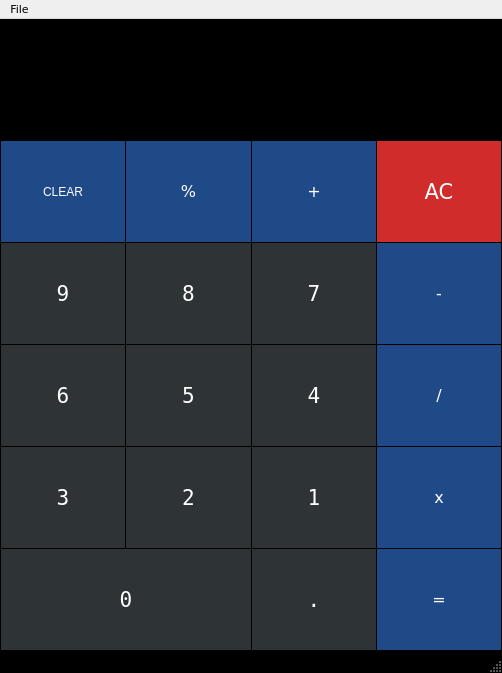
<?xml version="1.0" encoding="UTF-8"?>
<ui version="4.0">
 <class>MainWindow</class>
 <widget class="QMainWindow" name="MainWindow">
  <property name="geometry">
   <rect>
    <x>0</x>
    <y>0</y>
    <width>502</width>
    <height>673</height>
   </rect>
  </property>
  <property name="windowTitle">
   <string>Calculator</string>
  </property>
  <property name="styleSheet">
   <string notr="true">#MainWindow
{
	background:black;
}</string>
  </property>
  <widget class="QWidget" name="centralwidget">
   <layout class="QGridLayout" name="gridLayout">
    <property name="leftMargin">
     <number>1</number>
    </property>
    <property name="topMargin">
     <number>1</number>
    </property>
    <property name="rightMargin">
     <number>1</number>
    </property>
    <property name="bottomMargin">
     <number>1</number>
    </property>
    <property name="spacing">
     <number>1</number>
    </property>
    <item row="11" column="0">
     <widget class="QPushButton" name="pushButton_9">
      <property name="sizePolicy">
       <sizepolicy hsizetype="Minimum" vsizetype="Preferred">
        <horstretch>0</horstretch>
        <verstretch>0</verstretch>
       </sizepolicy>
      </property>
      <property name="font">
       <font>
        <family>DejaVu Sans Mono</family>
        <pointsize>16</pointsize>
        <weight>50</weight>
        <italic>false</italic>
        <bold>false</bold>
       </font>
      </property>
      <property name="autoFillBackground">
       <bool>false</bool>
      </property>
      <property name="styleSheet">
       <string notr="true">QPushButton

{
	border:none;
	background-color:rgb(46, 52, 54);
	color:white;
	font: 16pt &quot;DejaVu Sans Mono&quot;;
}

QPushButton:pressed {
    background-color: rgb(136, 138, 133);
	color:black;
	font: 16pt &quot;DejaVu Sans Mono&quot;;
}</string>
      </property>
      <property name="text">
       <string>9</string>
      </property>
      <property name="autoDefault">
       <bool>false</bool>
      </property>
      <property name="default">
       <bool>false</bool>
      </property>
      <property name="flat">
       <bool>false</bool>
      </property>
     </widget>
    </item>
    <item row="14" column="2">
     <widget class="QPushButton" name="pushButton_dot">
      <property name="sizePolicy">
       <sizepolicy hsizetype="Minimum" vsizetype="Preferred">
        <horstretch>0</horstretch>
        <verstretch>0</verstretch>
       </sizepolicy>
      </property>
      <property name="font">
       <font>
        <family>DejaVu Sans Mono</family>
        <pointsize>16</pointsize>
        <weight>50</weight>
        <italic>false</italic>
        <bold>false</bold>
       </font>
      </property>
      <property name="autoFillBackground">
       <bool>false</bool>
      </property>
      <property name="styleSheet">
       <string notr="true">QPushButton

{
	border: none;
	background-color:rgb(46, 52, 54);
	color:white;
	font: 16pt &quot;DejaVu Sans Mono&quot;;
}

QPushButton:pressed {
    background-color: rgb(136, 138, 133);
	color:black;
	font: 16pt &quot;DejaVu Sans Mono&quot;;
}</string>
      </property>
      <property name="text">
       <string>.</string>
      </property>
      <property name="autoDefault">
       <bool>false</bool>
      </property>
      <property name="default">
       <bool>false</bool>
      </property>
      <property name="flat">
       <bool>false</bool>
      </property>
     </widget>
    </item>
    <item row="12" column="2">
     <widget class="QPushButton" name="pushButton_4">
      <property name="sizePolicy">
       <sizepolicy hsizetype="Minimum" vsizetype="Preferred">
        <horstretch>0</horstretch>
        <verstretch>0</verstretch>
       </sizepolicy>
      </property>
      <property name="font">
       <font>
        <family>DejaVu Sans Mono</family>
        <pointsize>16</pointsize>
        <weight>50</weight>
        <italic>false</italic>
        <bold>false</bold>
       </font>
      </property>
      <property name="autoFillBackground">
       <bool>false</bool>
      </property>
      <property name="styleSheet">
       <string notr="true">QPushButton

{
	border:none;
	background-color:rgb(46, 52, 54);
	color:white;
	font: 16pt &quot;DejaVu Sans Mono&quot;;
}

QPushButton:pressed {
    background-color: rgb(136, 138, 133);
	color:black;
	font: 16pt &quot;DejaVu Sans Mono&quot;;
}</string>
      </property>
      <property name="text">
       <string>4</string>
      </property>
      <property name="autoDefault">
       <bool>false</bool>
      </property>
      <property name="default">
       <bool>false</bool>
      </property>
      <property name="flat">
       <bool>false</bool>
      </property>
     </widget>
    </item>
    <item row="14" column="0" colspan="2">
     <widget class="QPushButton" name="pushButton_0">
      <property name="sizePolicy">
       <sizepolicy hsizetype="Minimum" vsizetype="Preferred">
        <horstretch>0</horstretch>
        <verstretch>0</verstretch>
       </sizepolicy>
      </property>
      <property name="font">
       <font>
        <family>DejaVu Sans Mono</family>
        <pointsize>16</pointsize>
        <weight>50</weight>
        <italic>false</italic>
        <bold>false</bold>
       </font>
      </property>
      <property name="autoFillBackground">
       <bool>false</bool>
      </property>
      <property name="styleSheet">
       <string notr="true">QPushButton

{
	border: none;
	background-color:rgb(46, 52, 54);
	color:white;
	font: 16pt &quot;DejaVu Sans Mono&quot;;
}

QPushButton:pressed {
    background-color: rgb(136, 138, 133);
	color:black;
	font: 16pt &quot;DejaVu Sans Mono&quot;;
}</string>
      </property>
      <property name="text">
       <string>0</string>
      </property>
      <property name="autoDefault">
       <bool>false</bool>
      </property>
      <property name="default">
       <bool>false</bool>
      </property>
      <property name="flat">
       <bool>false</bool>
      </property>
     </widget>
    </item>
    <item row="13" column="2">
     <widget class="QPushButton" name="pushButton_1">
      <property name="sizePolicy">
       <sizepolicy hsizetype="Minimum" vsizetype="Preferred">
        <horstretch>0</horstretch>
        <verstretch>0</verstretch>
       </sizepolicy>
      </property>
      <property name="font">
       <font>
        <family>DejaVu Sans Mono</family>
        <pointsize>16</pointsize>
        <weight>50</weight>
        <italic>false</italic>
        <bold>false</bold>
       </font>
      </property>
      <property name="autoFillBackground">
       <bool>false</bool>
      </property>
      <property name="styleSheet">
       <string notr="true">QPushButton

{
	border: none;
	background-color:rgb(46, 52, 54);
	color:white;
	font: 16pt &quot;DejaVu Sans Mono&quot;;
}

QPushButton:pressed {
    background-color: rgb(136, 138, 133);
	color:black;
	font: 16pt &quot;DejaVu Sans Mono&quot;;
}</string>
      </property>
      <property name="text">
       <string>1</string>
      </property>
      <property name="autoDefault">
       <bool>false</bool>
      </property>
      <property name="default">
       <bool>false</bool>
      </property>
      <property name="flat">
       <bool>false</bool>
      </property>
     </widget>
    </item>
    <item row="13" column="0">
     <widget class="QPushButton" name="pushButton_3">
      <property name="sizePolicy">
       <sizepolicy hsizetype="Minimum" vsizetype="Preferred">
        <horstretch>0</horstretch>
        <verstretch>0</verstretch>
       </sizepolicy>
      </property>
      <property name="font">
       <font>
        <family>DejaVu Sans Mono</family>
        <pointsize>16</pointsize>
        <weight>50</weight>
        <italic>false</italic>
        <bold>false</bold>
       </font>
      </property>
      <property name="autoFillBackground">
       <bool>false</bool>
      </property>
      <property name="styleSheet">
       <string notr="true">QPushButton

{
	border: none;
	background-color:rgb(46, 52, 54);
	color:white;
	font: 16pt &quot;DejaVu Sans Mono&quot;;
}

QPushButton:pressed {
    background-color: rgb(136, 138, 133);
	color:black;
	font: 16pt &quot;DejaVu Sans Mono&quot;;
}</string>
      </property>
      <property name="text">
       <string>3</string>
      </property>
      <property name="autoDefault">
       <bool>false</bool>
      </property>
      <property name="default">
       <bool>false</bool>
      </property>
      <property name="flat">
       <bool>false</bool>
      </property>
     </widget>
    </item>
    <item row="6" column="0">
     <widget class="QPushButton" name="pushButton_clr">
      <property name="sizePolicy">
       <sizepolicy hsizetype="Minimum" vsizetype="Preferred">
        <horstretch>0</horstretch>
        <verstretch>0</verstretch>
       </sizepolicy>
      </property>
      <property name="styleSheet">
       <string notr="true">QPushButton{
	background-color:rgb(32, 74, 135);
	color:white;
	border:none;
	
	font: 12pt &quot;DejaVu Sans&quot;;
}
QPushButton:pressed{
	background-color:rgb(114, 159, 207);
	color:black;
	border:none;
}</string>
      </property>
      <property name="text">
       <string>CLEAR</string>
      </property>
     </widget>
    </item>
    <item row="12" column="0">
     <widget class="QPushButton" name="pushButton_6">
      <property name="sizePolicy">
       <sizepolicy hsizetype="Minimum" vsizetype="Preferred">
        <horstretch>0</horstretch>
        <verstretch>0</verstretch>
       </sizepolicy>
      </property>
      <property name="font">
       <font>
        <family>DejaVu Sans Mono</family>
        <pointsize>16</pointsize>
        <weight>50</weight>
        <italic>false</italic>
        <bold>false</bold>
       </font>
      </property>
      <property name="autoFillBackground">
       <bool>false</bool>
      </property>
      <property name="styleSheet">
       <string notr="true">QPushButton

{
	border: none;
	background-color:rgb(46, 52, 54);
	color:white;
	font: 16pt &quot;DejaVu Sans Mono&quot;;
}

QPushButton:pressed {
    background-color: rgb(136, 138, 133);
	color:black;
	font: 16pt &quot;DejaVu Sans Mono&quot;;
}</string>
      </property>
      <property name="text">
       <string>6</string>
      </property>
      <property name="autoDefault">
       <bool>false</bool>
      </property>
      <property name="default">
       <bool>false</bool>
      </property>
      <property name="flat">
       <bool>false</bool>
      </property>
     </widget>
    </item>
    <item row="11" column="1">
     <widget class="QPushButton" name="pushButton_8">
      <property name="sizePolicy">
       <sizepolicy hsizetype="Minimum" vsizetype="Preferred">
        <horstretch>0</horstretch>
        <verstretch>0</verstretch>
       </sizepolicy>
      </property>
      <property name="font">
       <font>
        <family>DejaVu Sans Mono</family>
        <pointsize>16</pointsize>
        <weight>50</weight>
        <italic>false</italic>
        <bold>false</bold>
       </font>
      </property>
      <property name="autoFillBackground">
       <bool>false</bool>
      </property>
      <property name="styleSheet">
       <string notr="true">QPushButton

{
	border: none;
	background-color:rgb(46, 52, 54);
	color:white;
	font: 16pt &quot;DejaVu Sans Mono&quot;;
}

QPushButton:pressed {
    background-color: rgb(136, 138, 133);
	color:black;
	font: 16pt &quot;DejaVu Sans Mono&quot;;
}</string>
      </property>
      <property name="text">
       <string>8</string>
      </property>
      <property name="autoDefault">
       <bool>false</bool>
      </property>
      <property name="default">
       <bool>false</bool>
      </property>
      <property name="flat">
       <bool>false</bool>
      </property>
     </widget>
    </item>
    <item row="14" column="3">
     <widget class="QPushButton" name="pushButton_eql">
      <property name="sizePolicy">
       <sizepolicy hsizetype="Minimum" vsizetype="Preferred">
        <horstretch>0</horstretch>
        <verstretch>0</verstretch>
       </sizepolicy>
      </property>
      <property name="font">
       <font>
        <family>DejaVu Sans</family>
        <pointsize>12</pointsize>
        <weight>50</weight>
        <italic>false</italic>
        <bold>false</bold>
       </font>
      </property>
      <property name="autoFillBackground">
       <bool>false</bool>
      </property>
      <property name="styleSheet">
       <string notr="true">QPushButton{
	background-color:rgb(32, 74, 135);
	color:white;
	border:none;
	
	font: 12pt &quot;DejaVu Sans&quot;;
}
QPushButton:pressed{
	background-color:rgb(114, 159, 207);
	color:black;
	border:none;
}</string>
      </property>
      <property name="text">
       <string>=</string>
      </property>
      <property name="autoDefault">
       <bool>false</bool>
      </property>
      <property name="default">
       <bool>false</bool>
      </property>
      <property name="flat">
       <bool>false</bool>
      </property>
     </widget>
    </item>
    <item row="11" column="3">
     <widget class="QPushButton" name="pushButton_sub">
      <property name="sizePolicy">
       <sizepolicy hsizetype="Minimum" vsizetype="Preferred">
        <horstretch>0</horstretch>
        <verstretch>0</verstretch>
       </sizepolicy>
      </property>
      <property name="font">
       <font>
        <family>DejaVu Sans</family>
        <pointsize>12</pointsize>
        <weight>50</weight>
        <italic>false</italic>
        <bold>false</bold>
       </font>
      </property>
      <property name="autoFillBackground">
       <bool>false</bool>
      </property>
      <property name="styleSheet">
       <string notr="true">QPushButton{
	background-color:rgb(32, 74, 135);
	color:white;
	border:none;
	
	font: 12pt &quot;DejaVu Sans&quot;;
}
QPushButton:pressed{
	background-color:rgb(114, 159, 207);
	color:black;
	border:none;
}</string>
      </property>
      <property name="text">
       <string>-</string>
      </property>
      <property name="autoDefault">
       <bool>false</bool>
      </property>
      <property name="default">
       <bool>false</bool>
      </property>
      <property name="flat">
       <bool>false</bool>
      </property>
     </widget>
    </item>
    <item row="11" column="2">
     <widget class="QPushButton" name="pushButton_7">
      <property name="sizePolicy">
       <sizepolicy hsizetype="Minimum" vsizetype="Preferred">
        <horstretch>0</horstretch>
        <verstretch>0</verstretch>
       </sizepolicy>
      </property>
      <property name="font">
       <font>
        <family>DejaVu Sans Mono</family>
        <pointsize>16</pointsize>
        <weight>50</weight>
        <italic>false</italic>
        <bold>false</bold>
       </font>
      </property>
      <property name="autoFillBackground">
       <bool>false</bool>
      </property>
      <property name="styleSheet">
       <string notr="true">QPushButton

{
	border:none;
	background-color:rgb(46, 52, 54);
	color:white;
	font: 16pt &quot;DejaVu Sans Mono&quot;;
}

QPushButton:pressed {
    background-color: rgb(136, 138, 133);
	color:black;
	font: 16pt &quot;DejaVu Sans Mono&quot;;
}</string>
      </property>
      <property name="text">
       <string>7</string>
      </property>
      <property name="autoDefault">
       <bool>false</bool>
      </property>
      <property name="default">
       <bool>false</bool>
      </property>
      <property name="flat">
       <bool>false</bool>
      </property>
     </widget>
    </item>
    <item row="13" column="1">
     <widget class="QPushButton" name="pushButton_2">
      <property name="sizePolicy">
       <sizepolicy hsizetype="Minimum" vsizetype="Preferred">
        <horstretch>0</horstretch>
        <verstretch>0</verstretch>
       </sizepolicy>
      </property>
      <property name="font">
       <font>
        <family>DejaVu Sans Mono</family>
        <pointsize>16</pointsize>
        <weight>50</weight>
        <italic>false</italic>
        <bold>false</bold>
       </font>
      </property>
      <property name="autoFillBackground">
       <bool>false</bool>
      </property>
      <property name="styleSheet">
       <string notr="true">QPushButton

{
	border: none;
	background-color:rgb(46, 52, 54);
	color:white;
	font: 16pt &quot;DejaVu Sans Mono&quot;;
}

QPushButton:pressed {
    background-color: rgb(136, 138, 133);
	color:black;
	font: 16pt &quot;DejaVu Sans Mono&quot;;
}</string>
      </property>
      <property name="text">
       <string>2</string>
      </property>
      <property name="autoDefault">
       <bool>false</bool>
      </property>
      <property name="default">
       <bool>false</bool>
      </property>
      <property name="flat">
       <bool>false</bool>
      </property>
     </widget>
    </item>
    <item row="12" column="1">
     <widget class="QPushButton" name="pushButton_5">
      <property name="sizePolicy">
       <sizepolicy hsizetype="Minimum" vsizetype="Preferred">
        <horstretch>0</horstretch>
        <verstretch>0</verstretch>
       </sizepolicy>
      </property>
      <property name="font">
       <font>
        <family>DejaVu Sans Mono</family>
        <pointsize>16</pointsize>
        <weight>50</weight>
        <italic>false</italic>
        <bold>false</bold>
       </font>
      </property>
      <property name="autoFillBackground">
       <bool>false</bool>
      </property>
      <property name="styleSheet">
       <string notr="true">QPushButton

{
	border: none;
	background-color:rgb(46, 52, 54);
	color:white;
	font: 16pt &quot;DejaVu Sans Mono&quot;;
}

QPushButton:pressed {
    background-color: rgb(136, 138, 133);
	color:black;
	font: 16pt &quot;DejaVu Sans Mono&quot;;
}</string>
      </property>
      <property name="text">
       <string>5</string>
      </property>
      <property name="autoDefault">
       <bool>false</bool>
      </property>
      <property name="default">
       <bool>false</bool>
      </property>
      <property name="flat">
       <bool>false</bool>
      </property>
     </widget>
    </item>
    <item row="13" column="3">
     <widget class="QPushButton" name="pushButton_mul">
      <property name="sizePolicy">
       <sizepolicy hsizetype="Minimum" vsizetype="Preferred">
        <horstretch>0</horstretch>
        <verstretch>0</verstretch>
       </sizepolicy>
      </property>
      <property name="font">
       <font>
        <family>DejaVu Sans</family>
        <pointsize>12</pointsize>
        <weight>50</weight>
        <italic>false</italic>
        <bold>false</bold>
       </font>
      </property>
      <property name="autoFillBackground">
       <bool>false</bool>
      </property>
      <property name="styleSheet">
       <string notr="true">QPushButton{
	background-color:rgb(32, 74, 135);
	color:white;
	border:none;
	
	font: 12pt &quot;DejaVu Sans&quot;;
}
QPushButton:pressed{
	background-color:rgb(114, 159, 207);
	color:black;
	border:none;
}</string>
      </property>
      <property name="text">
       <string>x</string>
      </property>
      <property name="autoDefault">
       <bool>false</bool>
      </property>
      <property name="default">
       <bool>false</bool>
      </property>
      <property name="flat">
       <bool>false</bool>
      </property>
     </widget>
    </item>
    <item row="12" column="3">
     <widget class="QPushButton" name="pushButton_div">
      <property name="sizePolicy">
       <sizepolicy hsizetype="Minimum" vsizetype="Preferred">
        <horstretch>0</horstretch>
        <verstretch>0</verstretch>
       </sizepolicy>
      </property>
      <property name="font">
       <font>
        <family>DejaVu Sans</family>
        <pointsize>12</pointsize>
        <weight>50</weight>
        <italic>false</italic>
        <bold>false</bold>
       </font>
      </property>
      <property name="autoFillBackground">
       <bool>false</bool>
      </property>
      <property name="styleSheet">
       <string notr="true">QPushButton{
	background-color:rgb(32, 74, 135);
	color:white;
	border:none;
	
	font: 12pt &quot;DejaVu Sans&quot;;
}
QPushButton:pressed{
	background-color:rgb(114, 159, 207);
	color:black;
	border:none;
}</string>
      </property>
      <property name="text">
       <string>/</string>
      </property>
      <property name="autoDefault">
       <bool>false</bool>
      </property>
      <property name="default">
       <bool>false</bool>
      </property>
      <property name="flat">
       <bool>false</bool>
      </property>
     </widget>
    </item>
    <item row="6" column="1">
     <widget class="QPushButton" name="pushButton_per">
      <property name="sizePolicy">
       <sizepolicy hsizetype="Minimum" vsizetype="Preferred">
        <horstretch>0</horstretch>
        <verstretch>0</verstretch>
       </sizepolicy>
      </property>
      <property name="font">
       <font>
        <family>DejaVu Sans</family>
        <pointsize>12</pointsize>
        <weight>50</weight>
        <italic>false</italic>
        <bold>false</bold>
       </font>
      </property>
      <property name="styleSheet">
       <string notr="true">QPushButton{
	background-color:rgb(32, 74, 135);
	color:white;
	border:none;
	
	font: 12pt &quot;DejaVu Sans&quot;;
}
QPushButton:pressed{
	background-color:rgb(114, 159, 207);
	color:black;
	border:none;
}</string>
      </property>
      <property name="text">
       <string>%</string>
      </property>
     </widget>
    </item>
    <item row="6" column="2">
     <widget class="QPushButton" name="pushButton_add">
      <property name="sizePolicy">
       <sizepolicy hsizetype="Minimum" vsizetype="Preferred">
        <horstretch>0</horstretch>
        <verstretch>0</verstretch>
       </sizepolicy>
      </property>
      <property name="font">
       <font>
        <family>DejaVu Sans</family>
        <pointsize>12</pointsize>
        <weight>50</weight>
        <italic>false</italic>
        <bold>false</bold>
       </font>
      </property>
      <property name="autoFillBackground">
       <bool>false</bool>
      </property>
      <property name="styleSheet">
       <string notr="true">QPushButton{
	background-color:rgb(32, 74, 135);
	color:white;
	border:none;
	
	font: 12pt &quot;DejaVu Sans&quot;;
}
QPushButton:pressed{
	background-color:rgb(114, 159, 207);
	color:black;
	border:none;
}</string>
      </property>
      <property name="text">
       <string>+</string>
      </property>
      <property name="autoDefault">
       <bool>false</bool>
      </property>
      <property name="default">
       <bool>false</bool>
      </property>
      <property name="flat">
       <bool>false</bool>
      </property>
     </widget>
    </item>
    <item row="6" column="3">
     <widget class="QPushButton" name="pushButton_ac">
      <property name="enabled">
       <bool>true</bool>
      </property>
      <property name="sizePolicy">
       <sizepolicy hsizetype="Minimum" vsizetype="Preferred">
        <horstretch>0</horstretch>
        <verstretch>0</verstretch>
       </sizepolicy>
      </property>
      <property name="font">
       <font>
        <family>DejaVu Sans</family>
        <pointsize>16</pointsize>
        <weight>50</weight>
        <italic>false</italic>
        <bold>false</bold>
       </font>
      </property>
      <property name="autoFillBackground">
       <bool>false</bool>
      </property>
      <property name="styleSheet">
       <string notr="true">QPushButton 
{
	background-color:rgb(209, 44, 44);
	color:white;
	border:none;
	
	font: 16pt &quot;DejaVu Sans&quot;;
}
QPushButton:pressed
{
	background-color:rgb(214, 81, 81);
	color:black;
}


</string>
      </property>
      <property name="text">
       <string>AC</string>
      </property>
      <property name="autoDefault">
       <bool>false</bool>
      </property>
      <property name="default">
       <bool>false</bool>
      </property>
      <property name="flat">
       <bool>false</bool>
      </property>
     </widget>
    </item>
    <item row="2" column="0" colspan="4">
     <widget class="QLabel" name="label">
      <property name="minimumSize">
       <size>
        <width>500</width>
        <height>120</height>
       </size>
      </property>
      <property name="layoutDirection">
       <enum>Qt::RightToLeft</enum>
      </property>
      <property name="styleSheet">
       <string notr="true">background-color:rgb(0, 0, 0);
color:rgb(238, 238, 236);

font: 40pt &quot;SF Compact Text&quot;;
</string>
      </property>
      <property name="text">
       <string/>
      </property>
      <property name="alignment">
       <set>Qt::AlignRight|Qt::AlignTrailing|Qt::AlignVCenter</set>
      </property>
     </widget>
    </item>
   </layout>
  </widget>
  <widget class="QMenuBar" name="menubar">
   <property name="geometry">
    <rect>
     <x>0</x>
     <y>0</y>
     <width>502</width>
     <height>19</height>
    </rect>
   </property>
   <property name="font">
    <font>
     <family>DejaVu Sans</family>
     <pointsize>8</pointsize>
    </font>
   </property>
   <widget class="QMenu" name="menuFile">
    <property name="title">
     <string>File</string>
    </property>
    <addaction name="actionReset"/>
    <addaction name="actionExit"/>
   </widget>
   <addaction name="menuFile"/>
  </widget>
  <widget class="QStatusBar" name="statusbar"/>
  <action name="actionReset">
   <property name="text">
    <string>Reset</string>
   </property>
   <property name="shortcut">
    <string>Ctrl+R</string>
   </property>
   <property name="visible">
    <bool>true</bool>
   </property>
  </action>
  <action name="actionExit">
   <property name="text">
    <string>Exit</string>
   </property>
   <property name="shortcut">
    <string>Ctrl+Q</string>
   </property>
  </action>
 </widget>
 <resources/>
 <connections>
  <connection>
   <sender>pushButton_clr</sender>
   <signal>pressed()</signal>
   <receiver>label</receiver>
   <slot>clear()</slot>
   <hints>
    <hint type="sourcelabel">
     <x>450</x>
     <y>347</y>
    </hint>
    <hint type="destinationlabel">
     <x>257</x>
     <y>79</y>
    </hint>
   </hints>
  </connection>
  <connection>
   <sender>pushButton_ac</sender>
   <signal>pressed()</signal>
   <receiver>MainWindow</receiver>
   <slot>close()</slot>
   <hints>
    <hint type="sourcelabel">
     <x>450</x>
     <y>181</y>
    </hint>
    <hint type="destinationlabel">
     <x>257</x>
     <y>330</y>
    </hint>
   </hints>
  </connection>
 </connections>
</ui>
